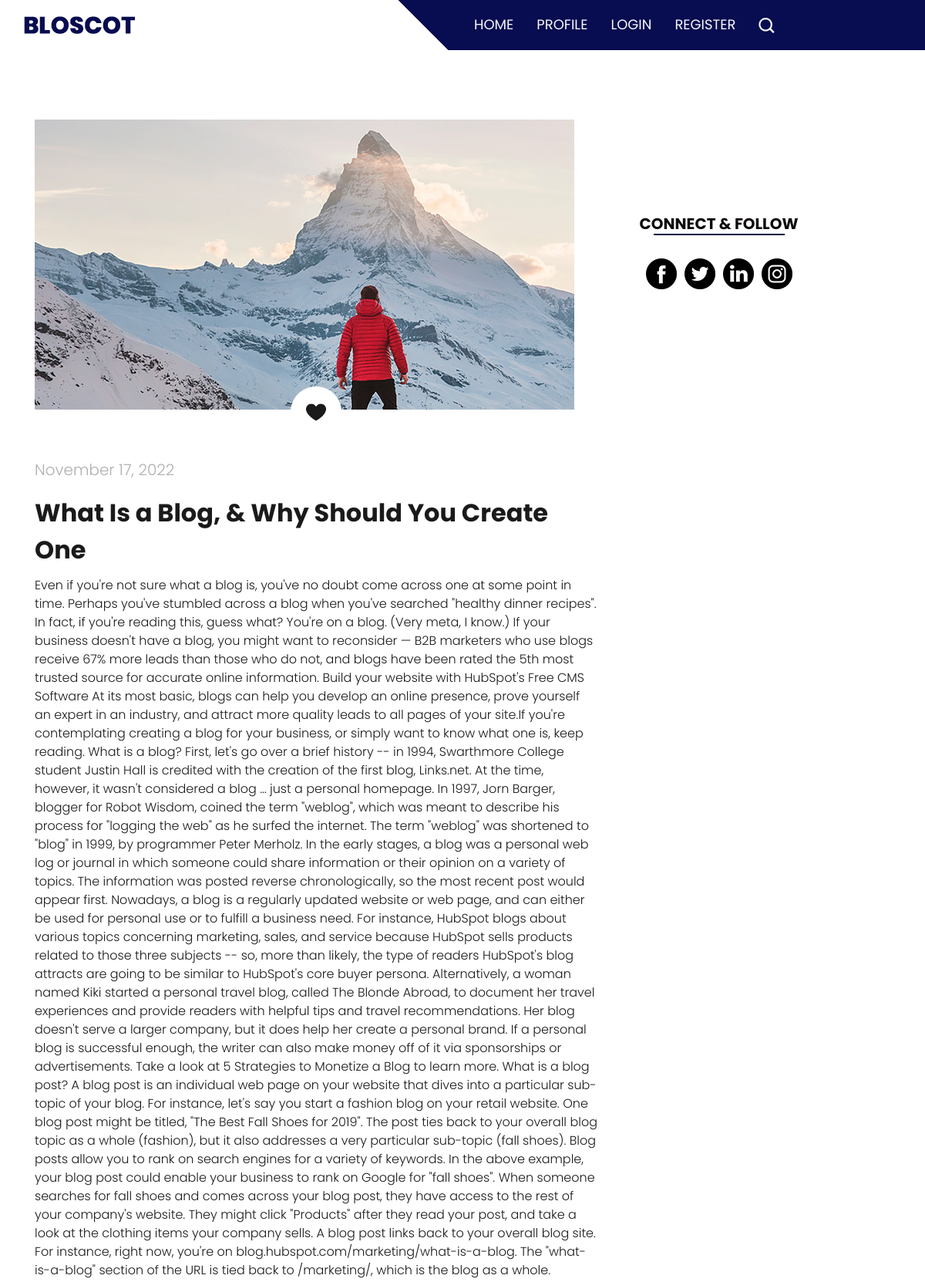
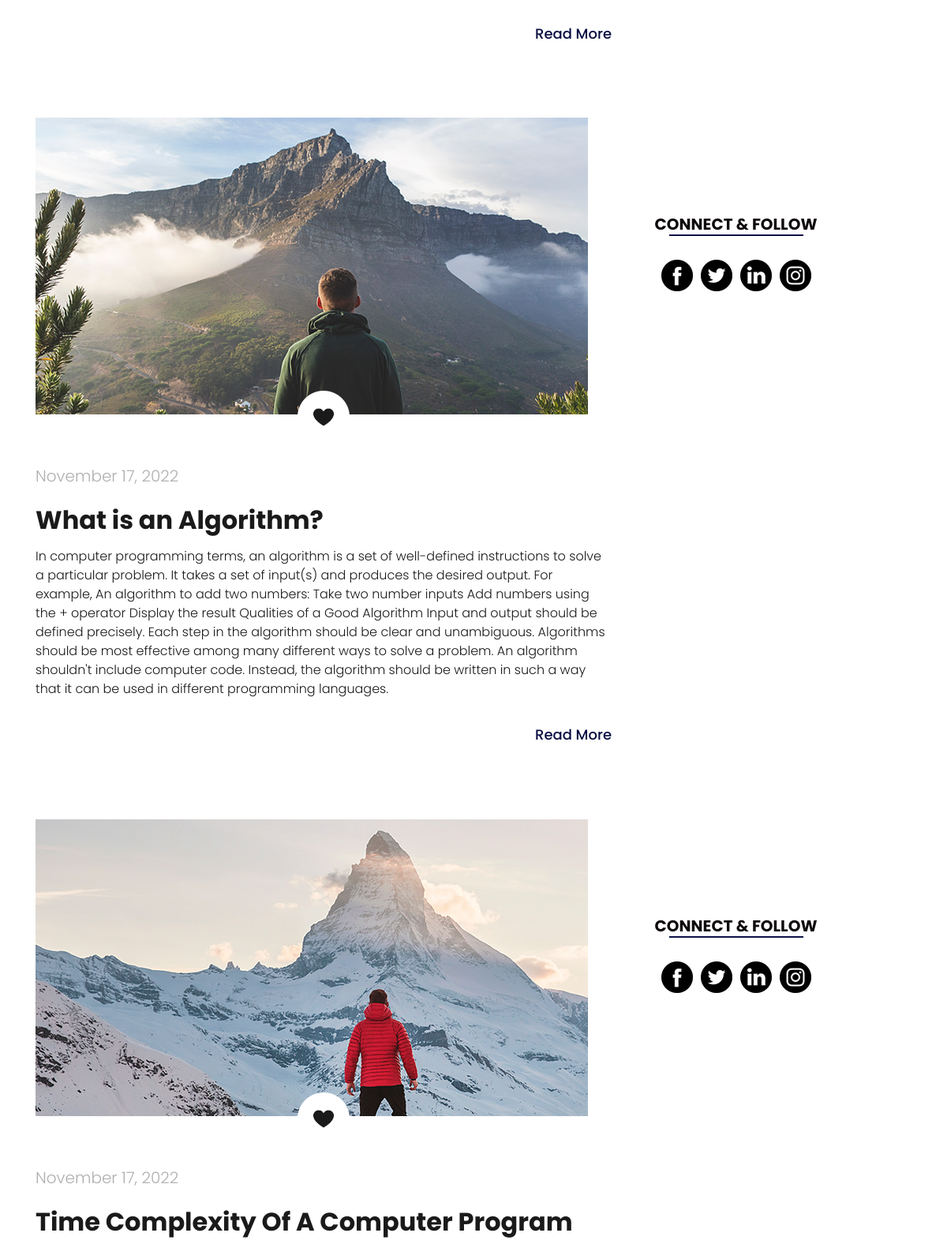
The page / (upper part) on the database its author committed (2 pictures, top to bottom).
### blog/models.py (models this page shows, shortened)
class Post(models.Model):
    title = models.CharField(max_length=100)
    context = models.TextField()
    date = models.DateTimeField(default=timezone.now)
    author = models.ForeignKey(User, on_delete=models.CASCADE)

### users/models.py (models this page shows, shortened)
class Profile(models.Model):
    user = models.OneToOneField(User, on_delete=models.CASCADE)
    image = models.ImageField(default="default.jpg", upload_to="profile_pics")

### blog/views.py (the view)
# urls.py: path("", PostListView.as_view(), name="blog_home"),
class PostListView(ListView):
    model = Post
    template_name = "blog/home.html"  # <app>/<model>_<viewtype>.html
    context_object_name = "posts"
    ordering = ["-date"]
    paginate_by = 3

### templates/blog/home.html (shortened to what this page needs)
{% extends "blog/base.html" %}
{% block content %}
{% for post in posts %}
<div class="about_section layout_padding">
  <div class="container">
    <div class="row">
      <div class="col-lg-8 col-sm-12">
        <div class="about_img"><img src="{{ post.author.profile.image.url }}"></div>
        <div class="like_icon"><img src="static/images/like-icon.png"></div>
        <p class="post_text">{{ post.date|date:"F d, Y" }}</p>
        <a href="{% url 'post-detail'  post.id %}">
          <h2 class="most_text">{{ post.title }}</h2>
        </a>
        <div>
          <p class="lorem_text white_space">{{ post.context }}</p>
        </div>
        <div class="read_bt"><a href="#">Read More</a></div>
      </div>
      <div class="col-lg-3 col-sm-12">
        <div class="about_main">
          <h1 class="follow_text">CONNECT & FOLLOW</h1>
          <div class="follow_icon">
            <ul>
              <li><a href="#"><img src="static/images/fb-icon-1.png"></a></li>
              <li><a href="#"><img src="static/images/twitter-icon-1.png"></a></li>
              <li><a href="#"><img src="static/images/linkedin-icon-1.png"></a></li>
              <li><a href="#"><img src="static/images/instagram-icon-1.png"></a></li>
            </ul>
          </div>
        </div>
      </div>
    </div>
  </div>
</div>
{% endfor %}
{% endblock content%}

### static/css/style.css (style rules this page uses)
* { box-sizing: border-box !important; transition: ease all 0.5s; }
html { scroll-behavior: smooth; }
body { color: #666666; font-size: 14px; font-family: Poppins; line-height: 1.80857; font-weight: normal; overflow-x: hidden; }
a { color: #1f1f1f; text-decoration: none !important; outline: none !important; -webkit-transition: all .3s ease-in-out; -moz-transition: all .3s ease-in-out; -ms-transition: all .3s ease-in-out; -o-transition: all .3s ease-in-out; transition: all .3s ease-in-out; }
h1, h2, h3, h4, h5, h6 { letter-spacing: 0; font-weight: normal; position: relative; padding: 0 0 10px 0; font-weight: normal; line-height: normal; color: #111111; margin: 0 }
h1 { font-size: 24px }
h2 { font-size: 22px }
*, *::after, *::before { -webkit-box-sizing: border-box; -moz-box-sizing: border-box; box-sizing: border-box; }
ul, li, ol { margin: 0px; padding: 0px; list-style: none; }
p { margin: 20px; font-weight: 300; font-size: 15px; line-height: 24px; }
a { color: #222222; text-decoration: none; outline: none !important; }
a, .btn { text-decoration: none !important; outline: none !important; -webkit-transition: all .3s ease-in-out; -moz-transition: all .3s ease-in-out; -ms-transition: all .3s ease-in-out; -o-transition: all .3s ease-in-out; transition: all .3s ease-in-out; }
img { max-width: 100%; height: auto; }
.layout_padding { padding-top: 90px; padding-bottom: 0px; }
.about_section { width: 100%; float: left; padding-top: 90px; }
.about_img { width: 100%; float: left; }
.like_icon { width: 100%; float: left; text-align: center; position: relative; bottom: 30px; }
.post_text { width: 100%; float: left; font-size: 20px; color: #afafae; margin: 0px; }
.most_text { width: 100%; float: left; font-size: 32px; color: #1a1a1a; padding-top: 20px; font-weight: bold; }
.lorem_text { width: 100%; float: left; font-size: 16px; color: #1a1a1a; margin: 0px; }
.read_bt { width: 150px; float: right; text-align: right; padding-top: 30px; }
.read_bt a { font-size: 18px; color: #090e42; font-weight: 500; }
.about_main { width: 100%; float: left; padding-top: 120px; }
.follow_text { width: 100%; margin: 0 auto; text-align: center; font-size: 20px; font-weight: bold; color: #0e0a0d; text-transform: uppercase; }
.follow_text::after { content: ''; position: absolute; background-color: #0c1045; width: 170px; height: 2px; left: 0px; right: 0px; margin: 0 auto; bottom: 10px; }
.follow_icon { width: 100%; margin: 0 auto; padding-top: 20px; text-align: center; }
.follow_icon ul { margin: 0px; padding: 0px; display: inline-block; text-align: center; }
.follow_icon li { float: left; padding: 0px 5px; }

### templates/blog/home.html (style rules this page uses)
.white_space { white-space: normal; }

### rows shown on the page
Post: author.profile.image (picture), date "November 17, 2022", title "What Is a Blog, & Why Should You Create One", context "Even if you're not sure what a blog is, you've no doubt come across one at some point in time. Perhaps you've stumbled across a blog when you've searched \"healthy dinner recipes\". In fact, if you're reading this, guess what? You're on a blog. (Very meta, I know.) If your business doesn't have a blog, you might want to reconsider — B2B marketers who use blogs receive 67% more leads than those who do not, and blogs have been rated the 5th most trusted source for accurate online information. Build your website with HubSpot's Free CMS Software At its most basic, blogs can help you develop an online presence, prove yourself an expert in an industry, and attract more quality leads to all pages of…"
Post: author.profile.image (picture), date "November 17, 2022", title "What is an Algorithm?", context "In computer programming terms, an algorithm is a set of well-defined instructions to solve a particular problem. It takes a set of input(s) and produces the desired output. For example, An algorithm to add two numbers: Take two number inputs Add numbers using the + operator Display the result Qualities of a Good Algorithm Input and output should be defined precisely. Each step in the algorithm should be clear and unambiguous. Algorithms should be most effective among many different ways to solve a problem. An algorithm shouldn't include computer code. Instead, the algorithm should be written in such a way that it can be used in different programming languages."
Post: author.profile.image (picture), date "November 17, 2022", title "Time Complexity Of A Computer Program"
